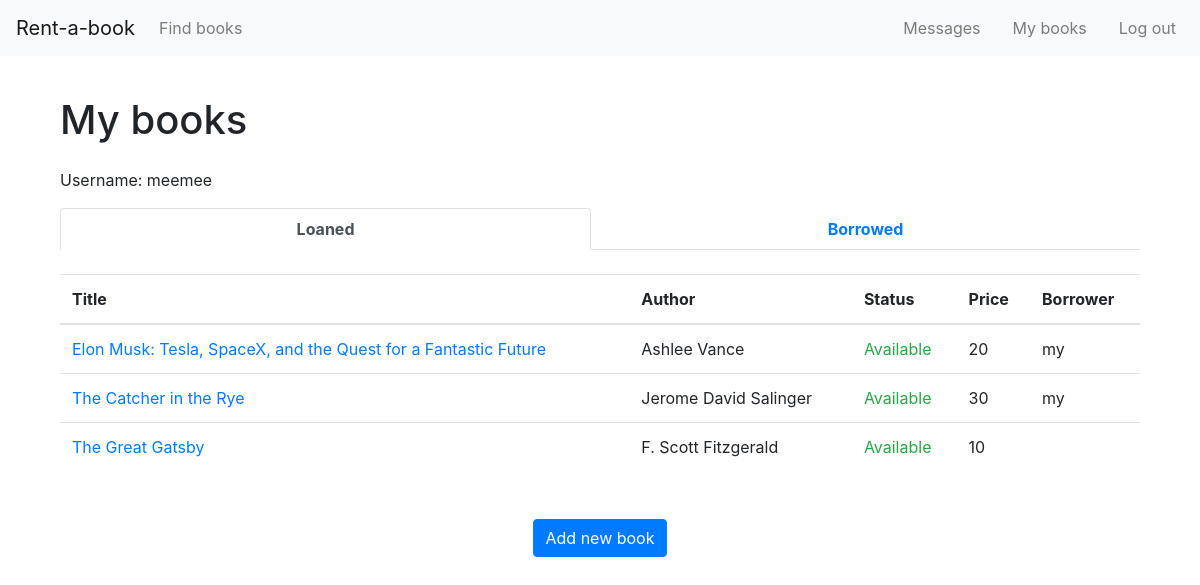
The app's page /mybooks/ (signed in) with its own data.
### rentabook/models.py (models this page shows, shortened)
class BookInstance(models.Model):
    created_by = models.ForeignKey(User, on_delete=models.SET_NULL, null=True, related_name="owner")
    borrower = models.ForeignKey(User, on_delete=models.SET_NULL, null=True, blank=True, related_name="borrower")
    cover = models.ImageField(upload_to='images/', blank=False)
    def cover_tag(self):
        if self.cover:
            return mark_safe('<img src="%s" style="width: 45px; height: 60px;" />' % self.cover.url)
        else:
            return 'No Cover Found'
    cover_tag.short_description = 'Cover'
    title = models.CharField(max_length=255, blank=False, help_text='Enter book title')
    author = models.CharField(max_length=255, blank=False, help_text='Enter book author')
    genre = models.ManyToManyField(Genre, blank=False, help_text='Select a genre for this book')
    summary = models.TextField(
        blank=True,
        max_length=1000,
        help_text='Enter a brief description of the book')
    condition_choices = [
        ('1', 'Like New'),
        ('2', 'Good'),
        ('3', 'Fair'),
    ]
    condition = models.CharField(
        choices=condition_choices,
        max_length=1,
        blank=False,
        default='p')
    price_choices = [(i, i) for i in range (10, 60, 10)]
    price = models.IntegerField(choices=price_choices, default=10, blank=False)
    due_back = models.DateField(null=True, blank=True)
    LOAN_STATUS = (
        ('o', 'On loan'),
        ('a', 'Available'),
        ('m', 'Maintenance'),
    )
    status = models.CharField(
        max_length=1,
        choices=LOAN_STATUS,
        blank=True,
        default='a',
        help_text='Book availability',
    )
    class Meta:
        ordering = ['due_back', 'status']
    def display_genre(self):
        """Create a string for the Genre. This is required to display genre in Admin."""
        return ', '.join(genre.name for genre in self.genre.all()[:3])
    display_genre.short_description = 'Genre'

### rentabook/views.py (the view)
# urls.py: path('mybooks/', views.BooksByUserListView.as_view(), name='my-books'),
class BooksByUserListView(LoginRequiredMixin,generic.ListView):
    model = BookInstance
    template_name ='rentabook/my_books.html'
    paginate_by = 10
    def get_queryset(self):
        return BookInstance.objects.filter(borrower=self.request.user).filter(status__exact='o').order_by('-due_back')
    def get_context_data(self, **kwargs):
        context = super(BooksByUserListView, self).get_context_data(**kwargs)
        context['loaned_books'] = BookInstance.objects.filter(created_by=self.request.user).order_by('-due_back')
        context["new_message"] = new_message_alert(self.request.user)
        return context

### rentabook/utils.py (called while the page is built)
def new_message_alert(request_user):
    convos = Dialog.objects.filter(Q(owner=request_user) | Q(opponent=request_user))
    if len(convos) > 0:
        for convo in convos:
            if convo.messages.all().count() > 0:
                if not convo.messages.last().read and convo.messages.last().sender != request_user:
                    return True
    return False

### rentabook/templates/rentabook/my_books.html (shortened to what this page needs)
{% extends "base_generic.html" %}
{% block main %}
<br>
<h1>My books</h1>
<div class="py-3">
    {% if user.is_authenticated %}
    Username: {{ user.get_username }}
    {% endif %}
</div>
<ul class="nav nav-tabs nav-fill" id="my_books" role="tablist">
    <li class="nav-item">
        <a class="nav-link active" id="loaned-tab" data-toggle="tab" href="#loaned" role="tab" aria-controls="loaned"
            aria-selected="true"><b>Loaned</b></a>
    </li>
    <li class="nav-item">
        <a class="nav-link" id="borrowed-tab" data-toggle="tab" href="#borrowed" role="tab" aria-controls="borrowed"
            aria-selected="false"><b>Borrowed</b></a>
    </li>
</ul>
<div class="tab-content" id="myTabContent">
    <div class="tab-pane fade show active" id="loaned" role="tabpanel" aria-labelledby="loaned-tab">
        <br>
        {% if loaned_books %}
        <table class="table">
            <thead>
                <tr>
                    <th scope="col">Title</th>
                    <th scope="col">Author</th>
                    <th scope="col">Status</th>
                    <th scope="col" class="no_mobile_display">Price</th>
                    <th scope="col" class="no_mobile_display">Borrower</th>
                </tr>
            </thead>
            <tbody>
                {% for bookinst in loaned_books %}
                <tr>
                    <td><a href="{% url 'book-detail' bookinst.pk %}">{{ bookinst.title }}</a></td>
                    <td>{{ bookinst.author }}</td>
                    <td>
                        {% if bookinst.status == 'o' %}
                        <span class="text-warning">
                            {{ bookinst.get_status_display }}
                            <span style="font-size: 0.7rem;">
                                until {{ bookinst.due_back }}
                            </span>
                        </span>
                        {% else %}
                        <span class="{% if bookinst.status == 'a' %}text-success{% else %}text-danger{% endif %}">
                            {{ bookinst.get_status_display }}
                        </span>
                        {% endif %}
                    </td>
                    <td class="no_mobile_display">{{ bookinst.price }}</td>
                    <td class="no_mobile_display">
                        {% if bookinst.borrower %}
                        <a href="{% url 'dialogs_detail' bookinst.borrower %}" style="color:inherit">
                            {{ bookinst.borrower }}
                        </a>
                        {% endif %}
                    </td>
                </tr>
                {% endfor %}
            </tbody>
        </table>
        {% else %}
        <p>There are no loaned books.</p>
        {% endif %}
        <div class="my-5 text-center">
            <a href="{% url 'add-book' %}">
                <button class="btn btn-primary">
                    Add new book
                </button>
            </a>
        </div>
    </div>
</div>
{% endblock %}

### records on screen
BookInstance: title "Elon Musk: Tesla, SpaceX, and the Quest for a Fantastic Future", author "Ashlee Vance", status "Available", price "20", borrower "my"
BookInstance: title "The Catcher in the Rye", author "Jerome David Salinger", status "Available", price "30", borrower "my"
BookInstance: title "The Great Gatsby", author "F. Scott Fitzgerald", status "Available", price "10"

### other values on screen
{{ user.get_username }} "meemee"
